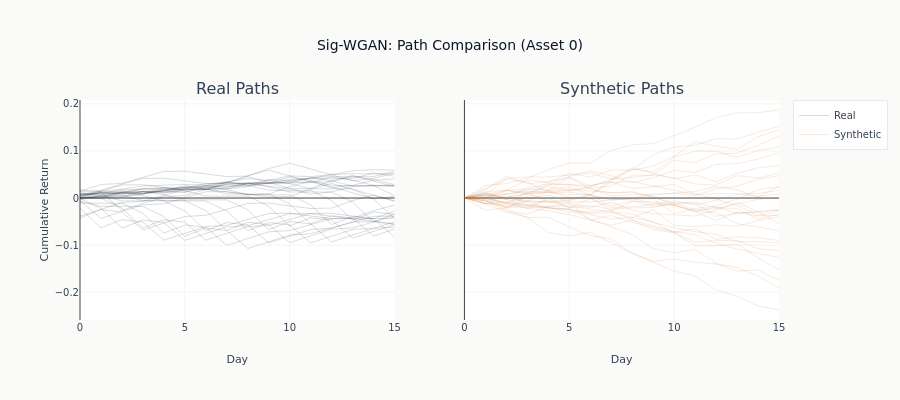

The cell this chart's notebook holds for it:
### Code cell
# Plot comparison
fig = plot_path_comparison_unconditional(
    holdout_windows, synthetic_holdout, n_samples=30, asset_idx=0
)
fig.show()

### Figure 1 — Plotly figure (JSON) as saved in the notebook; plotly's stock layout.template omitted (floating-point values rounded to 4 significant figures)
{"data": [{"line": {"color": "#0a1628", "width": 0.5}, "mode": "lines", "name": "Real", "opacity": 0.3, "showlegend": true, "type": "scatter", "x": [0, 1, 2, 3, 4, 5, 6, 7, 8, 9, 10, 11, 12, 13, 14, 15], "xaxis": "x", "y": [0.008269, 0.01465, 0.01867, 0.02568, 0.02734, 0.02864, 0.02753, 0.03454, 0.04126, 0.03773, 0.0471, 0.04549, 0.04986, 0.0579, 0.06007, 0.05951], "yaxis": "y"}, {"line": {"color": "#0a1628", "width": 0.5}, "mode": "lines", "opacity": 0.3, "showlegend": false, "type": "scatter", "x": [0, 1, 2, 3, 4, 5, 6, 7, 8, 9, 10, 11, 12, 13, 14, 15], "xaxis": "x", "y": [0.006378, 0.0104, 0.01741, 0.01907, 0.02037, 0.01926, 0.02627, 0.03299, 0.02946, 0.03883, 0.03722, 0.04159, 0.04963, 0.0518, 0.05124, 0.05184], "yaxis": "y"}, {"line": {"color": "#0a1628", "width": 0.5}, "mode": "lines", "opacity": 0.3, "showlegend": false, "type": "scatter", "x": [0, 1, 2, 3, 4, 5, 6, 7, 8, 9, 10, 11, 12, 13, 14, 15], "xaxis": "x", "y": [0.004021, 0.01103, 0.01269, 0.01399, 0.01288, 0.01989, 0.02662, 0.02309, 0.03246, 0.03084, 0.03521, 0.04325, 0.04542, 0.04486, 0.04546, 0.05723], "yaxis": "y"}, {"line": {"color": "#0a1628", "width": 0.5}, "mode": "lines", "opacity": 0.3, "showlegend": false, "type": "scatter", "x": [0, 1, 2, 3, 4, 5, 6, 7, 8, 9, 10, 11, 12, 13, 14, 15], "xaxis": "x", "y": [0.007009, 0.00867, 0.009972, 0.008859, 0.01587, 0.0226, 0.01906, 0.02844, 0.02682, 0.03119, 0.03923, 0.0414, 0.04084, 0.04144, 0.05321, 0.04646], "yaxis": "y"}, {"line": {"color": "#0a1628", "width": 0.5}, "mode": "lines", "opacity": 0.3, "showlegend": false, "type": "scatter", "x": [0, 1, 2, 3, 4, 5, 6, 7, 8, 9, 10, 11, 12, 13, 14, 15], "xaxis": "x", "y": [0.001661, 0.002963, 0.00185, 0.008859, 0.01559, 0.01206, 0.02143, 0.01981, 0.02418, 0.03222, 0.03439, 0.03383, 0.03443, 0.0462, 0.03945, 0.02849], "yaxis": "y"}, {"line": {"color": "#0a1628", "width": 0.5}, "mode": "lines", "opacity": 0.3, "showlegend": false, "type": "scatter", "x": [0, 1, 2, 3, 4, 5, 6, 7, 8, 9, 10, 11, 12, 13, 14, 15], "xaxis": "x", "y": [0.001302, 0.0001892, 0.007198, 0.01393, 0.01039, 0.01977, 0.01815, 0.02252, 0.03056, 0.03273, 0.03217, 0.03277, 0.04454, 0.03779, 0.02683, 0.02732], "yaxis": "y"}, {"line": {"color": "#0a1628", "width": 0.5}, "mode": "lines", "opacity": 0.3, "showlegend": false, "type": "scatter", "x": [0, 1, 2, 3, 4, 5, 6, 7, 8, 9, 10, 11, 12, 13, 14, 15], "xaxis": "x", "y": [-0.001113, 0.005896, 0.01262, 0.009092, 0.01846, 0.01685, 0.02122, 0.02926, 0.03143, 0.03087, 0.03147, 0.04324, 0.03649, 0.02553, 0.02602, 0.02537], "yaxis": "y"}, {"line": {"color": "#0a1628", "width": 0.5}, "mode": "lines", "opacity": 0.3, "showlegend": false, "type": "scatter", "x": [0, 1, 2, 3, 4, 5, 6, 7, 8, 9, 10, 11, 12, 13, 14, 15], "xaxis": "x", "y": [0.007009, 0.01374, 0.01021, 0.01958, 0.01796, 0.02233, 0.03037, 0.03254, 0.03198, 0.03258, 0.04435, 0.0376, 0.02664, 0.02713, 0.02648, 0.005045], "yaxis": "y"}, {"line": {"color": "#0a1628", "width": 0.5}, "mode": "lines", "opacity": 0.3, "showlegend": false, "type": "scatter", "x": [0, 1, 2, 3, 4, 5, 6, 7, 8, 9, 10, 11, 12, 13, 14, 15], "xaxis": "x", "y": [0.006727, 0.003196, 0.01257, 0.01095, 0.01533, 0.02336, 0.02553, 0.02497, 0.02557, 0.03735, 0.03059, 0.01963, 0.02012, 0.01947, -0.001964, -0.04381], "yaxis": "y"}, {"line": {"color": "#0a1628", "width": 0.5}, "mode": "lines", "opacity": 0.3, "showlegend": false, "type": "scatter", "x": [0, 1, 2, 3, 4, 5, 6, 7, 8, 9, 10, 11, 12, 13, 14, 15], "xaxis": "x", "y": [-0.003531, 0.00584, 0.004223, 0.008598, 0.01663, 0.0188, 0.01824, 0.01885, 0.03062, 0.02386, 0.01291, 0.01339, 0.01275, -0.008691, -0.05053, -0.03324], "yaxis": "y"}, {"line": {"color": "#0a1628", "width": 0.5}, "mode": "lines", "opacity": 0.3, "showlegend": false, "type": "scatter", "x": [0, 1, 2, 3, 4, 5, 6, 7, 8, 9, 10, 11, 12, 13, 14, 15], "xaxis": "x", "y": [0.009371, 0.007753, 0.01213, 0.02016, 0.02234, 0.02178, 0.02238, 0.03415, 0.02739, 0.01644, 0.01692, 0.01628, -0.00516, -0.047, -0.02971, -0.03473], "yaxis": "y"}, {"line": {"color": "#0a1628", "width": 0.5}, "mode": "lines", "opacity": 0.3, "showlegend": false, "type": "scatter", "x": [0, 1, 2, 3, 4, 5, 6, 7, 8, 9, 10, 11, 12, 13, 14, 15], "xaxis": "x", "y": [-0.001618, 0.002758, 0.01079, 0.01296, 0.0124, 0.01301, 0.02478, 0.01802, 0.007065, 0.007554, 0.006905, -0.01453, -0.05637, -0.03908, -0.0441, -0.08236], "yaxis": "y"}, {"line": {"color": "#0a1628", "width": 0.5}, "mode": "lines", "opacity": 0.3, "showlegend": false, "type": "scatter", "x": [0, 1, 2, 3, 4, 5, 6, 7, 8, 9, 10, 11, 12, 13, 14, 15], "xaxis": "x", "y": [0.004376, 0.01241, 0.01458, 0.01402, 0.01462, 0.0264, 0.01964, 0.008683, 0.009171, 0.008523, -0.01291, -0.05476, -0.03747, -0.04248, -0.08074, -0.06591], "yaxis": "y"}, {"line": {"color": "#0a1628", "width": 0.5}, "mode": "lines", "opacity": 0.3, "showlegend": false, "type": "scatter", "x": [0, 1, 2, 3, 4, 5, 6, 7, 8, 9, 10, 11, 12, 13, 14, 15], "xaxis": "x", "y": [0.008034, 0.01021, 0.009646, 0.01025, 0.02202, 0.01527, 0.004307, 0.004796, 0.004148, -0.01729, -0.05913, -0.04184, -0.04686, -0.08511, -0.07029, -0.05647], "yaxis": "y"}, {"line": {"color": "#0a1628", "width": 0.5}, "mode": "lines", "opacity": 0.3, "showlegend": false, "type": "scatter", "x": [0, 1, 2, 3, 4, 5, 6, 7, 8, 9, 10, 11, 12, 13, 14, 15], "xaxis": "x", "y": [0.002172, 0.001612, 0.002214, 0.01399, 0.007231, -0.003727, -0.003239, -0.003887, -0.02532, -0.06717, -0.04988, -0.05489, -0.09315, -0.07832, -0.0645, -0.06189], "yaxis": "y"}, {"line": {"color": "#0a1628", "width": 0.5}, "mode": "lines", "opacity": 0.3, "showlegend": false, "type": "scatter", "x": [0, 1, 2, 3, 4, 5, 6, 7, 8, 9, 10, 11, 12, 13, 14, 15], "xaxis": "x", "y": [-0.0005602, 4.227e-05, 0.01181, 0.005059, -0.005899, -0.005411, -0.006059, -0.0275, -0.06934, -0.05205, -0.05706, -0.09532, -0.0805, -0.06668, -0.06407, -0.05075], "yaxis": "y"}, {"line": {"color": "#0a1628", "width": 0.5}, "mode": "lines", "opacity": 0.3, "showlegend": false, "type": "scatter", "x": [0, 1, 2, 3, 4, 5, 6, 7, 8, 9, 10, 11, 12, 13, 14, 15], "xaxis": "x", "y": [0.0006025, 0.01237, 0.005619, -0.005339, -0.00485, -0.005499, -0.02694, -0.06878, -0.05149, -0.0565, -0.09476, -0.07993, -0.06612, -0.06351, -0.05019, -0.0382], "yaxis": "y"}, {"line": {"color": "#0a1628", "width": 0.5}, "mode": "lines", "opacity": 0.3, "showlegend": false, "type": "scatter", "x": [0, 1, 2, 3, 4, 5, 6, 7, 8, 9, 10, 11, 12, 13, 14, 15], "xaxis": "x", "y": [0.01177, 0.005017, -0.005942, -0.005453, -0.006101, -0.02754, -0.06938, -0.05209, -0.0571, -0.09536, -0.08054, -0.06672, -0.06411, -0.0508, -0.0388, -0.03843], "yaxis": "y"}, {"line": {"color": "#0a1628", "width": 0.5}, "mode": "lines", "opacity": 0.3, "showlegend": false, "type": "scatter", "x": [0, 1, 2, 3, 4, 5, 6, 7, 8, 9, 10, 11, 12, 13, 14, 15], "xaxis": "x", "y": [-0.006755, -0.01771, -0.01722, -0.01787, -0.03931, -0.08115, -0.06386, -0.06888, -0.1071, -0.09231, -0.07849, -0.07588, -0.06257, -0.05057, -0.0502, -0.05606], "yaxis": "y"}, {"line": {"color": "#0a1628", "width": 0.5}, "mode": "lines", "opacity": 0.3, "showlegend": false, "type": "scatter", "x": [0, 1, 2, 3, 4, 5, 6, 7, 8, 9, 10, 11, 12, 13, 14, 15], "xaxis": "x", "y": [-0.01096, -0.01047, -0.01112, -0.03255, -0.0744, -0.05711, -0.06212, -0.1004, -0.08555, -0.07174, -0.06913, -0.05581, -0.04382, -0.04344, -0.0493, -0.05481], "yaxis": "y"}, {"line": {"color": "#0a1628", "width": 0.5}, "mode": "lines", "opacity": 0.3, "showlegend": false, "type": "scatter", "x": [0, 1, 2, 3, 4, 5, 6, 7, 8, 9, 10, 11, 12, 13, 14, 15], "xaxis": "x", "y": [0.0004888, -0.0001594, -0.0216, -0.06344, -0.04615, -0.05116, -0.08942, -0.0746, -0.06078, -0.05817, -0.04485, -0.03286, -0.03248, -0.03834, -0.04385, -0.04288], "yaxis": "y"}, {"line": {"color": "#0a1628", "width": 0.5}, "mode": "lines", "opacity": 0.3, "showlegend": false, "type": "scatter", "x": [0, 1, 2, 3, 4, 5, 6, 7, 8, 9, 10, 11, 12, 13, 14, 15], "xaxis": "x", "y": [-0.0006483, -0.02208, -0.06393, -0.04664, -0.05165, -0.08991, -0.07508, -0.06127, -0.05866, -0.04534, -0.03335, -0.03297, -0.03883, -0.04434, -0.04337, -0.02747], "yaxis": "y"}, {"line": {"color": "#0a1628", "width": 0.5}, "mode": "lines", "opacity": 0.3, "showlegend": false, "type": "scatter", "x": [0, 1, 2, 3, 4, 5, 6, 7, 8, 9, 10, 11, 12, 13, 14, 15], "xaxis": "x", "y": [-0.02144, -0.06328, -0.04599, -0.051, -0.08926, -0.07444, -0.06062, -0.05801, -0.04469, -0.0327, -0.03232, -0.03818, -0.04369, -0.04272, -0.02682, -0.01513], "yaxis": "y"}, {"line": {"color": "#0a1628", "width": 0.5}, "mode": "lines", "opacity": 0.3, "showlegend": false, "type": "scatter", "x": [0, 1, 2, 3, 4, 5, 6, 7, 8, 9, 10, 11, 12, 13, 14, 15], "xaxis": "x", "y": [-0.04184, -0.02455, -0.02957, -0.06783, -0.053, -0.03918, -0.03657, -0.02326, -0.01126, -0.01089, -0.01675, -0.02226, -0.02128, -0.005384, 0.006305, -0.006483], "yaxis": "y"}, {"line": {"color": "#0a1628", "width": 0.5}, "mode": "lines", "opacity": 0.3, "showlegend": false, "type": "scatter", "x": [0, 1, 2, 3, 4, 5, 6, 7, 8, 9, 10, 11, 12, 13, 14, 15], "xaxis": "x", "y": [0.01729, 0.01228, -0.02598, -0.01116, 0.002662, 0.005271, 0.01858, 0.03058, 0.03095, 0.0251, 0.01958, 0.02056, 0.03646, 0.04815, 0.03536, 0.0242], "yaxis": "y"}, {"line": {"color": "#0a1628", "width": 0.5}, "mode": "lines", "opacity": 0.3, "showlegend": false, "type": "scatter", "x": [0, 1, 2, 3, 4, 5, 6, 7, 8, 9, 10, 11, 12, 13, 14, 15], "xaxis": "x", "y": [-0.005014, -0.04327, -0.02845, -0.01463, -0.01202, 0.001294, 0.01329, 0.01366, 0.007806, 0.002294, 0.003267, 0.01917, 0.03086, 0.01807, 0.006911, -0.006503], "yaxis": "y"}, {"line": {"color": "#0a1628", "width": 0.5}, "mode": "lines", "opacity": 0.3, "showlegend": false, "type": "scatter", "x": [0, 1, 2, 3, 4, 5, 6, 7, 8, 9, 10, 11, 12, 13, 14, 15], "xaxis": "x", "y": [-0.03826, -0.02343, -0.009615, -0.007005, 0.006308, 0.01831, 0.01868, 0.01282, 0.007308, 0.008281, 0.02418, 0.03587, 0.02308, 0.01192, -0.001489, 0.00357], "yaxis": "y"}, {"line": {"color": "#0a1628", "width": 0.5}, "mode": "lines", "opacity": 0.3, "showlegend": false, "type": "scatter", "x": [0, 1, 2, 3, 4, 5, 6, 7, 8, 9, 10, 11, 12, 13, 14, 15], "xaxis": "x", "y": [0.01483, 0.02864, 0.03125, 0.04457, 0.05656, 0.05694, 0.05108, 0.04557, 0.04654, 0.06244, 0.07413, 0.06134, 0.05018, 0.03677, 0.04183, 0.0528], "yaxis": "y"}, {"line": {"color": "#0a1628", "width": 0.5}, "mode": "lines", "opacity": 0.3, "showlegend": false, "type": "scatter", "x": [0, 1, 2, 3, 4, 5, 6, 7, 8, 9, 10, 11, 12, 13, 14, 15], "xaxis": "x", "y": [0.01382, 0.01643, 0.02974, 0.04174, 0.04211, 0.03625, 0.03074, 0.03171, 0.04762, 0.0593, 0.04652, 0.03536, 0.02194, 0.027, 0.03797, 0.04061], "yaxis": "y"}, {"line": {"color": "#0a1628", "width": 0.5}, "mode": "lines", "opacity": 0.3, "showlegend": false, "type": "scatter", "x": [0, 1, 2, 3, 4, 5, 6, 7, 8, 9, 10, 11, 12, 13, 14, 15], "xaxis": "x", "y": [0.00261, 0.01592, 0.02792, 0.02829, 0.02243, 0.01692, 0.0179, 0.0338, 0.04549, 0.0327, 0.02154, 0.008126, 0.01318, 0.02416, 0.02679, 0.02631], "yaxis": "y"}, {"line": {"color": "#C87533", "width": 0.5}, "mode": "lines", "name": "Synthetic", "opacity": 0.3, "showlegend": true, "type": "scatter", "x": [0, 1, 2, 3, 4, 5, 6, 7, 8, 9, 10, 11, 12, 13, 14, 15], "xaxis": "x2", "y": [0.000408, -0.0004769, -0.009401, 0.0005356, 0.00575, -0.007835, -0.008134, -0.003447, -0.0002525, -0.0127, -0.01581, -0.02697, -0.03065, -0.05469, -0.06193, -0.06864], "yaxis": "y2"}, {"line": {"color": "#C87533", "width": 0.5}, "mode": "lines", "opacity": 0.3, "showlegend": false, "type": "scatter", "x": [0, 1, 2, 3, 4, 5, 6, 7, 8, 9, 10, 11, 12, 13, 14, 15], "xaxis": "x2", "y": [0.000408, 0.001641, 0.001822, -0.007356, -0.02242, -0.02342, -0.03511, -0.04471, -0.04132, -0.05043, -0.07344, -0.1013, -0.1012, -0.09792, -0.127, -0.1526], "yaxis": "y2"}, {"line": {"color": "#C87533", "width": 0.5}, "mode": "lines", "opacity": 0.3, "showlegend": false, "type": "scatter", "x": [0, 1, 2, 3, 4, 5, 6, 7, 8, 9, 10, 11, 12, 13, 14, 15], "xaxis": "x2", "y": [0.000408, 0.006228, -0.003049, -0.01816, -0.02017, -0.02967, -0.02961, -0.02747, -0.007214, -0.008463, -0.01444, -0.02889, -0.01835, -0.03224, -0.02972, -0.02541], "yaxis": "y2"}, {"line": {"color": "#C87533", "width": 0.5}, "mode": "lines", "opacity": 0.3, "showlegend": false, "type": "scatter", "x": [0, 1, 2, 3, 4, 5, 6, 7, 8, 9, 10, 11, 12, 13, 14, 15], "xaxis": "x2", "y": [0.000408, -0.01226, -0.00853, -0.02291, 7.286e-05, -0.02071, -0.00183, -0.01991, -0.01833, -0.01348, -0.006155, -0.01431, -0.004893, 0.008146, 0.009823, 0.01632], "yaxis": "y2"}, {"line": {"color": "#C87533", "width": 0.5}, "mode": "lines", "opacity": 0.3, "showlegend": false, "type": "scatter", "x": [0, 1, 2, 3, 4, 5, 6, 7, 8, 9, 10, 11, 12, 13, 14, 15], "xaxis": "x2", "y": [0.000408, 0.001116, 0.008882, 0.01439, 0.01148, 0.01265, 0.006656, 0.03307, 0.03463, 0.02563, 0.0158, 0.007844, 0.009357, 0.009359, 0.003379, 0.008822], "yaxis": "y2"}, {"line": {"color": "#C87533", "width": 0.5}, "mode": "lines", "opacity": 0.3, "showlegend": false, "type": "scatter", "x": [0, 1, 2, 3, 4, 5, 6, 7, 8, 9, 10, 11, 12, 13, 14, 15], "xaxis": "x2", "y": [0.000408, 0.004546, 0.008485, 0.01654, 0.02898, 0.0281, 0.02673, 0.03381, 0.02073, 0.0241, 0.02906, 0.008436, -0.002168, -0.01554, -0.03671, -0.02753], "yaxis": "y2"}, {"line": {"color": "#C87533", "width": 0.5}, "mode": "lines", "opacity": 0.3, "showlegend": false, "type": "scatter", "x": [0, 1, 2, 3, 4, 5, 6, 7, 8, 9, 10, 11, 12, 13, 14, 15], "xaxis": "x2", "y": [0.000408, 0.01812, 0.04616, 0.03068, 0.03413, 0.05203, 0.04456, 0.05939, 0.05918, 0.06766, 0.08894, 0.1191, 0.1103, 0.1034, 0.1303, 0.1444], "yaxis": "y2"}, {"line": {"color": "#C87533", "width": 0.5}, "mode": "lines", "opacity": 0.3, "showlegend": false, "type": "scatter", "x": [0, 1, 2, 3, 4, 5, 6, 7, 8, 9, 10, 11, 12, 13, 14, 15], "xaxis": "x2", "y": [0.000408, -0.02597, -0.02053, -0.01912, -0.02006, -0.02348, -0.04495, -0.06143, -0.07719, -0.1074, -0.1161, -0.1094, -0.1382, -0.155, -0.1526, -0.1751], "yaxis": "y2"}, {"line": {"color": "#C87533", "width": 0.5}, "mode": "lines", "opacity": 0.3, "showlegend": false, "type": "scatter", "x": [0, 1, 2, 3, 4, 5, 6, 7, 8, 9, 10, 11, 12, 13, 14, 15], "xaxis": "x2", "y": [0.000408, 0.01365, 0.01668, 0.03812, 0.03395, 0.04409, 0.01981, 0.0104, 0.01329, 0.001294, -0.01078, -0.008604, -0.02073, -0.0222, -0.0447, -0.03464], "yaxis": "y2"}, {"line": {"color": "#C87533", "width": 0.5}, "mode": "lines", "opacity": 0.3, "showlegend": false, "type": "scatter", "x": [0, 1, 2, 3, 4, 5, 6, 7, 8, 9, 10, 11, 12, 13, 14, 15], "xaxis": "x2", "y": [0.000408, 0.001428, -0.01213, 0.01111, -0.008591, -0.01061, -0.02007, -0.008954, -0.02585, -0.03305, -0.03566, -0.03807, -0.02584, -0.009154, -0.02853, -0.02462], "yaxis": "y2"}, {"line": {"color": "#C87533", "width": 0.5}, "mode": "lines", "opacity": 0.3, "showlegend": false, "type": "scatter", "x": [0, 1, 2, 3, 4, 5, 6, 7, 8, 9, 10, 11, 12, 13, 14, 15], "xaxis": "x2", "y": [0.000408, 0.007567, 0.001358, 0.009888, 0.01648, 0.04335, 0.02607, 0.03646, 0.05982, 0.09182, 0.108, 0.1126, 0.126, 0.1255, 0.1399, 0.1522], "yaxis": "y2"}, {"line": {"color": "#C87533", "width": 0.5}, "mode": "lines", "opacity": 0.3, "showlegend": false, "type": "scatter", "x": [0, 1, 2, 3, 4, 5, 6, 7, 8, 9, 10, 11, 12, 13, 14, 15], "xaxis": "x2", "y": [0.000408, 0.02102, 0.03994, 0.03399, 0.01317, 0.01793, 0.01995, 0.004215, 0.007216, 0.005778, 0.01086, 0.01362, 0.02466, 0.01772, 0.002508, 0.02431], "yaxis": "y2"}, {"line": {"color": "#C87533", "width": 0.5}, "mode": "lines", "opacity": 0.3, "showlegend": false, "type": "scatter", "x": [0, 1, 2, 3, 4, 5, 6, 7, 8, 9, 10, 11, 12, 13, 14, 15], "xaxis": "x2", "y": [0.000408, -0.001564, -0.009339, -0.0163, -0.004756, -0.02019, -0.01624, -0.02345, -0.02098, -0.01988, -0.01021, -0.0249, -0.02275, -0.0134, -0.002658, 0.0008608], "yaxis": "y2"}, {"line": {"color": "#C87533", "width": 0.5}, "mode": "lines", "opacity": 0.3, "showlegend": false, "type": "scatter", "x": [0, 1, 2, 3, 4, 5, 6, 7, 8, 9, 10, 11, 12, 13, 14, 15], "xaxis": "x2", "y": [0.000408, 0.003129, 0.01561, 0.01931, 0.01722, 0.02394, 0.00583, -0.003552, -0.001846, 0.009264, 0.009458, 0.005547, 0.01976, 0.02487, 0.04029, 0.04744], "yaxis": "y2"}, {"line": {"color": "#C87533", "width": 0.5}, "mode": "lines", "opacity": 0.3, "showlegend": false, "type": "scatter", "x": [0, 1, 2, 3, 4, 5, 6, 7, 8, 9, 10, 11, 12, 13, 14, 15], "xaxis": "x2", "y": [0.000408, 0.007054, 0.01724, 0.007955, 0.02678, 0.04625, 0.05748, 0.04748, 0.03229, 0.04346, 0.05879, 0.05432, 0.07169, 0.07299, 0.08294, 0.09539], "yaxis": "y2"}, {"line": {"color": "#C87533", "width": 0.5}, "mode": "lines", "opacity": 0.3, "showlegend": false, "type": "scatter", "x": [0, 1, 2, 3, 4, 5, 6, 7, 8, 9, 10, 11, 12, 13, 14, 15], "xaxis": "x2", "y": [0.000408, 0.02645, 0.03096, 0.0419, 0.06035, 0.07447, 0.07393, 0.1012, 0.1128, 0.1155, 0.1323, 0.1503, 0.1712, 0.1806, 0.1814, 0.187], "yaxis": "y2"}, {"line": {"color": "#C87533", "width": 0.5}, "mode": "lines", "opacity": 0.3, "showlegend": false, "type": "scatter", "x": [0, 1, 2, 3, 4, 5, 6, 7, 8, 9, 10, 11, 12, 13, 14, 15], "xaxis": "x2", "y": [0.000408, 0.01073, -0.002897, 0.009847, 0.01174, 0.007451, 0.00751, 0.03797, 0.06182, 0.05522, 0.08668, 0.09982, 0.09924, 0.08667, 0.1008, 0.1081], "yaxis": "y2"}, {"line": {"color": "#C87533", "width": 0.5}, "mode": "lines", "opacity": 0.3, "showlegend": false, "type": "scatter", "x": [0, 1, 2, 3, 4, 5, 6, 7, 8, 9, 10, 11, 12, 13, 14, 15], "xaxis": "x2", "y": [0.000408, -0.01211, 0.008433, -0.01547, -0.01796, -0.0165, -0.02353, -0.02837, -0.03422, -0.05193, -0.0627, -0.07119, -0.07695, -0.09269, -0.09236, -0.09487], "yaxis": "y2"}, {"line": {"color": "#C87533", "width": 0.5}, "mode": "lines", "opacity": 0.3, "showlegend": false, "type": "scatter", "x": [0, 1, 2, 3, 4, 5, 6, 7, 8, 9, 10, 11, 12, 13, 14, 15], "xaxis": "x2", "y": [0.000408, -0.006323, -0.02793, -0.03421, -0.01809, -0.0106, -0.04683, -0.03707, -0.05193, -0.06203, -0.07243, -0.06547, -0.08793, -0.0824, -0.08427, -0.09041], "yaxis": "y2"}, {"line": {"color": "#C87533", "width": 0.5}, "mode": "lines", "opacity": 0.3, "showlegend": false, "type": "scatter", "x": [0, 1, 2, 3, 4, 5, 6, 7, 8, 9, 10, 11, 12, 13, 14, 15], "xaxis": "x2", "y": [0.000408, 0.01165, -0.0005347, 0.02206, 0.03067, 0.02882, 0.0219, 0.02542, 0.04834, 0.04867, 0.08052, 0.07515, 0.09388, 0.09531, 0.1121, 0.1316], "yaxis": "y2"}, {"line": {"color": "#C87533", "width": 0.5}, "mode": "lines", "opacity": 0.3, "showlegend": false, "type": "scatter", "x": [0, 1, 2, 3, 4, 5, 6, 7, 8, 9, 10, 11, 12, 13, 14, 15], "xaxis": "x2", "y": [0.000408, -0.01151, -0.0307, -0.0405, -0.07353, -0.0803, -0.07273, -0.0946, -0.1173, -0.1346, -0.1294, -0.1367, -0.1401, -0.1474, -0.1661, -0.1908], "yaxis": "y2"}, {"line": {"color": "#C87533", "width": 0.5}, "mode": "lines", "opacity": 0.3, "showlegend": false, "type": "scatter", "x": [0, 1, 2, 3, 4, 5, 6, 7, 8, 9, 10, 11, 12, 13, 14, 15], "xaxis": "x2", "y": [0.000408, 0.01084, -0.001775, -0.005514, -0.00975, -0.005649, 0.006905, -0.003498, -0.001865, -0.001551, -0.03376, -0.02215, -0.01714, -0.002586, 0.01787, 0.02412], "yaxis": "y2"}, {"line": {"color": "#C87533", "width": 0.5}, "mode": "lines", "opacity": 0.3, "showlegend": false, "type": "scatter", "x": [0, 1, 2, 3, 4, 5, 6, 7, 8, 9, 10, 11, 12, 13, 14, 15], "xaxis": "x2", "y": [0.000408, 0.0002911, 0.01584, 0.01126, 0.02446, 0.01683, 0.0151, 0.01169, 0.01264, 0.002859, -0.01472, -0.02909, -0.04772, -0.02998, -0.03804, -0.03617], "yaxis": "y2"}, {"line": {"color": "#C87533", "width": 0.5}, "mode": "lines", "opacity": 0.3, "showlegend": false, "type": "scatter", "x": [0, 1, 2, 3, 4, 5, 6, 7, 8, 9, 10, 11, 12, 13, 14, 15], "xaxis": "x2", "y": [0.000408, 0.007999, -0.02148, 0.004041, 0.01566, 0.01505, 0.02412, 0.04, 0.06436, 0.0525, 0.04111, 0.04919, 0.03452, 0.05234, 0.06431, 0.06855], "yaxis": "y2"}, {"line": {"color": "#C87533", "width": 0.5}, "mode": "lines", "opacity": 0.3, "showlegend": false, "type": "scatter", "x": [0, 1, 2, 3, 4, 5, 6, 7, 8, 9, 10, 11, 12, 13, 14, 15], "xaxis": "x2", "y": [0.000408, 0.006979, 0.04183, 0.04469, 0.04479, 0.04924, 0.05287, 0.04047, 0.04365, 0.04946, 0.04237, 0.0296, 0.02765, 0.04752, 0.04292, 0.05272], "yaxis": "y2"}, {"line": {"color": "#C87533", "width": 0.5}, "mode": "lines", "opacity": 0.3, "showlegend": false, "type": "scatter", "x": [0, 1, 2, 3, 4, 5, 6, 7, 8, 9, 10, 11, 12, 13, 14, 15], "xaxis": "x2", "y": [0.000408, -0.006716, -0.0184, -0.0137, -0.02103, -0.02411, -0.0325, -0.03139, -0.0411, -0.02519, -0.05813, -0.06059, -0.05711, -0.05979, -0.0482, -0.0401], "yaxis": "y2"}, {"line": {"color": "#C87533", "width": 0.5}, "mode": "lines", "opacity": 0.3, "showlegend": false, "type": "scatter", "x": [0, 1, 2, 3, 4, 5, 6, 7, 8, 9, 10, 11, 12, 13, 14, 15], "xaxis": "x2", "y": [0.000408, -0.004521, -0.01203, -0.02154, -0.02719, -0.03533, -0.04725, -0.05769, -0.04648, -0.06711, -0.0739, -0.09387, -0.09051, -0.08961, -0.1075, -0.1121], "yaxis": "y2"}, {"line": {"color": "#C87533", "width": 0.5}, "mode": "lines", "opacity": 0.3, "showlegend": false, "type": "scatter", "x": [0, 1, 2, 3, 4, 5, 6, 7, 8, 9, 10, 11, 12, 13, 14, 15], "xaxis": "x2", "y": [0.000408, -0.0116, -0.01484, -0.006481, -0.007459, -0.003325, 0.006787, -0.01683, -0.005421, -0.01776, -0.01294, -0.01125, -0.03865, -0.03242, -0.02859, -0.05447], "yaxis": "y2"}, {"line": {"color": "#C87533", "width": 0.5}, "mode": "lines", "opacity": 0.3, "showlegend": false, "type": "scatter", "x": [0, 1, 2, 3, 4, 5, 6, 7, 8, 9, 10, 11, 12, 13, 14, 15], "xaxis": "x2", "y": [0.000408, -0.006111, -0.01963, -0.007093, 0.01483, 0.000897, 0.0008111, -0.02677, -0.04685, -0.05905, -0.07119, -0.07819, -0.09591, -0.1082, -0.117, -0.1266], "yaxis": "y2"}, {"line": {"color": "#C87533", "width": 0.5}, "mode": "lines", "opacity": 0.3, "showlegend": false, "type": "scatter", "x": [0, 1, 2, 3, 4, 5, 6, 7, 8, 9, 10, 11, 12, 13, 14, 15], "xaxis": "x2", "y": [0.000408, -0.003181, -0.02503, -0.04145, -0.0409, -0.06188, -0.08019, -0.08676, -0.1171, -0.136, -0.155, -0.1655, -0.1951, -0.2083, -0.2292, -0.2377], "yaxis": "y2"}], "layout": {"annotations": [{"font": {"size": 16}, "showarrow": false, "text": "Real Paths", "x": 0.225, "xanchor": "center", "xref": "paper", "y": 1.0, "yanchor": "bottom", "yref": "paper"}, {"font": {"size": 16}, "showarrow": false, "text": "Synthetic Paths", "x": 0.775, "xanchor": "center", "xref": "paper", "y": 1.0, "yanchor": "bottom", "yref": "paper"}], "height": 400, "title": {"text": "Sig-WGAN: Path Comparison (Asset 0)"}, "xaxis": {"anchor": "y", "domain": [0.0, 0.45], "title": {"text": "Day"}}, "xaxis2": {"anchor": "y2", "domain": [0.55, 1.0], "title": {"text": "Day"}}, "yaxis": {"anchor": "x", "domain": [0.0, 1.0], "range": [-0.259, 0.2082], "title": {"text": "Cumulative Return"}}, "yaxis2": {"anchor": "x2", "domain": [0.0, 1.0], "matches": "y", "range": [-0.259, 0.2082], "showticklabels": false}}}
